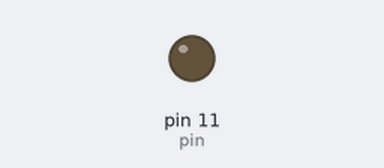
A sketch run on a simulated Arduino Uno, built with avr-gcc and run on an emulated ATmega328P. Parts: output pins drawn as LEDs (lit = HIGH).

Above: at 0.05 s.
At 3.55 s:
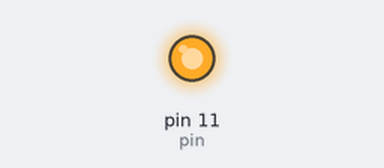
Timing chart, 0 to 5.9 s (numbered marks = the images above):
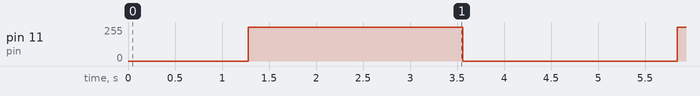

The sketch:

LEDFade.ino
```cpp
// C++ code
//
int pin = 11;
void setup()
{
  pinMode(pin, OUTPUT);
}

void loop()
{

  for(int i=0;i<=255;i++){
  analogWrite(pin,i);
    delay(5);
  }
  delay(1000); // Wait for 1000 millisecond(s)


  for(int i=255;i>=0;i--){
  analogWrite(pin, i);
    delay(5);
  }
  delay(1000); // Wait for 1000 millisecond(s)
}
```

Measured:
- by itself, pin 11 (pin): repeats every 4.6 s: 0/255 2.3 s, 255/255 2.3 s
